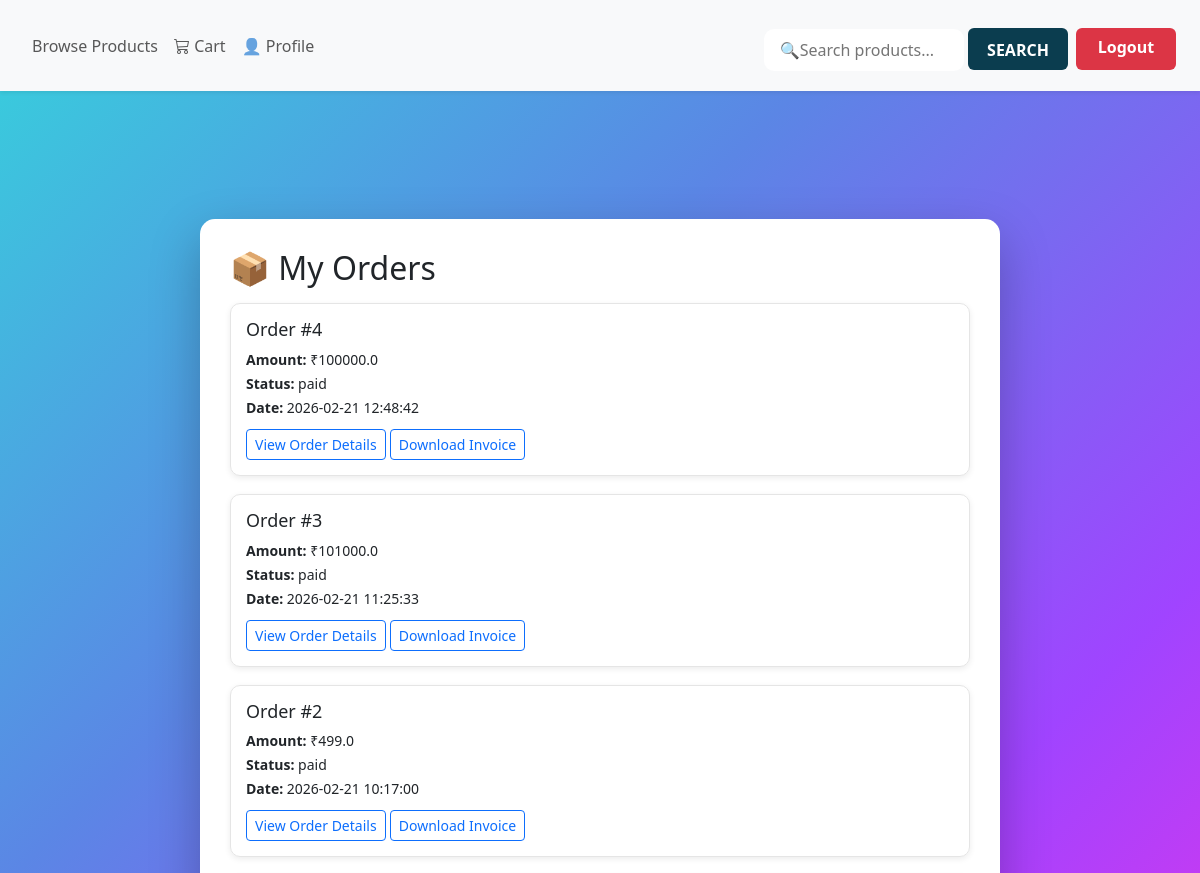
Page /user/my-orders (signed in, upper part) on the earlier database version.
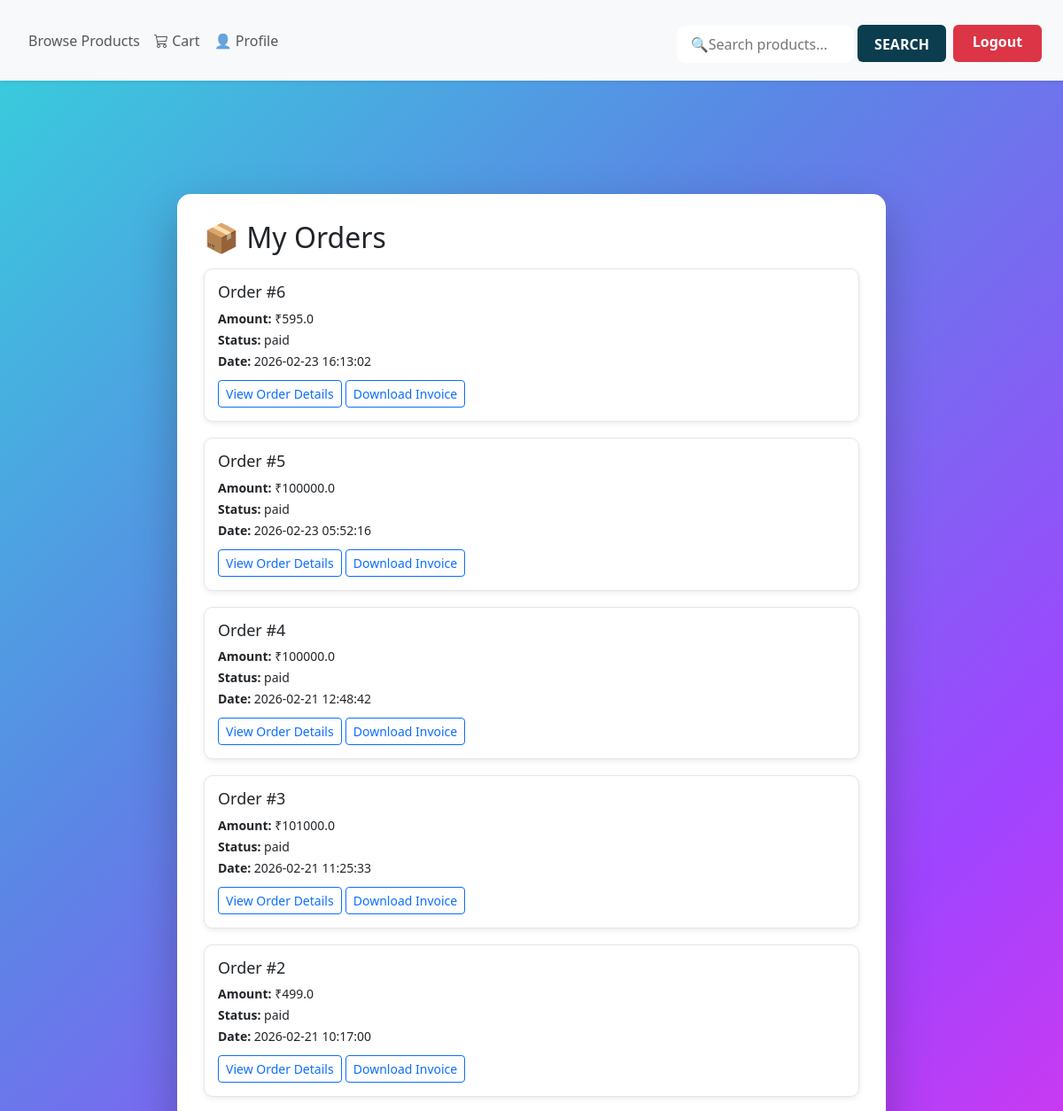
Same page on the later database version.
### tables this page shows
CREATE TABLE orders (
    order_id INTEGER PRIMARY KEY AUTOINCREMENT,
    user_id INTEGER NOT NULL,
    razorpay_order_id TEXT,
    razorpay_payment_id TEXT,
    amount REAL,
    payment_status TEXT,
    created_at TIMESTAMP DEFAULT CURRENT_TIMESTAMP,
    order_status TEXT DEFAULT 'Pending',
    FOREIGN KEY(user_id) REFERENCES users(user_id)
);

### app.py (the view)
@app.route('/user/my-orders')
def my_orders():
    if 'user_id' not in session:
        flash("Please login!", "danger")
        return redirect('/user-login')
    conn = get_db_connection()
    conn.row_factory = sqlite3.Row  # Access columns by name
    cursor = conn.cursor()
    cursor.execute("SELECT * FROM orders WHERE user_id=? ORDER BY created_at DESC",
                   (session['user_id'],))
    orders = cursor.fetchall()
    cursor.close()
    conn.close()
    return render_template("user/my_orders.html", orders=orders)

### app.py (called while the page is built)
def get_db_connection():
    conn = sqlite3.connect('smartcart.db')
    conn.row_factory = sqlite3.Row  # allows dict-like access
    return conn

### templates/user/my_orders.html (shortened to what this page needs)
{% extends "user/base.html" %}
{% block content %}
<div class="d-flex justify-content-center align-items-center py-5">
<div class="orders-card ">
    <h2 class="mb-3">📦 My Orders</h2>
    {% if orders|length == 0 %}
        <p>You have not placed any orders yet.</p>
        <a href="/user/products" class="btn btn-primary">
            Start Shopping
        </a>
    {% else %}
        {% for order in orders %}
        <div class="order-card">
            <h3>Order #{{ order.order_id }}</h3>
            <div class="order-info">
                <p><strong>Amount:</strong> ₹{{ order.amount }}</p>
                <p><strong>Status:</strong> {{ order.payment_status }}</p>
                <p><strong>Date:</strong> {{ order.created_at }}</p>
            </div>
            <a href="/user/order-success/{{ order.order_id }}"
               class="btn btn-sm btn-outline-primary mt-2">
                View Order Details
            </a>
            <a href="/user/download-invoice/{{ order.order_id }}" class="btn btn-sm btn-outline-primary mt-2">
    Download Invoice
</a>
        </div>
        {% endfor %}
    {% endif %}
</div>
</div>
{% endblock %}

Differences in the rows shown:
added orders: order_id "6", amount "595.0", payment_status "paid", created_at "2026-02-23 16:13:02"
added orders: order_id "5", amount "100000.0", payment_status "paid", created_at "2026-02-23 05:52:16"
